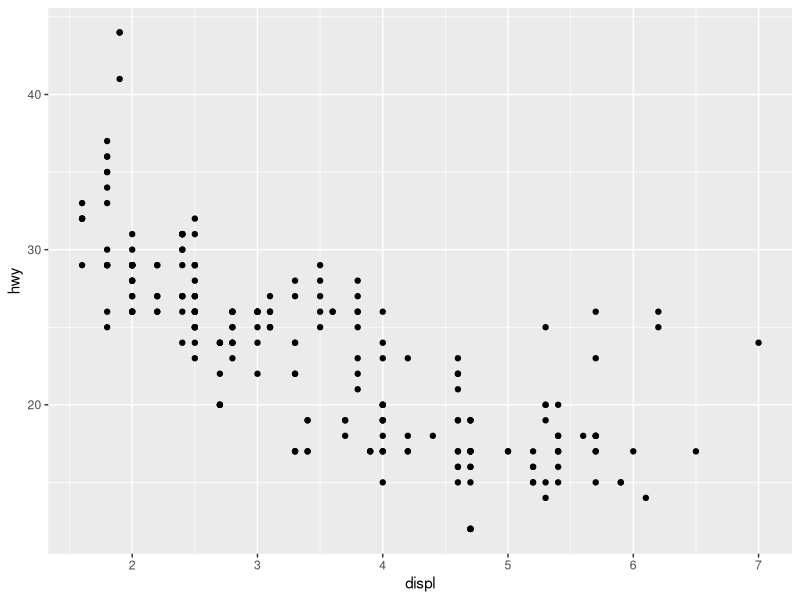
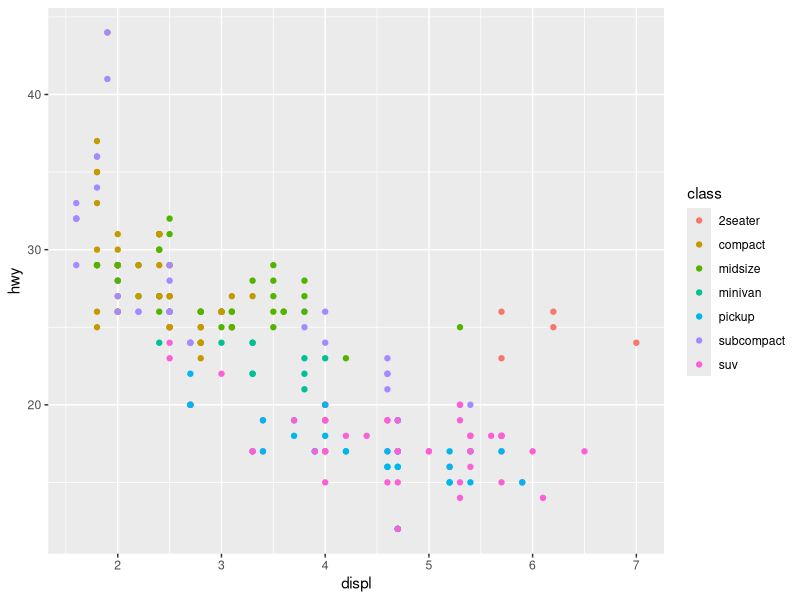
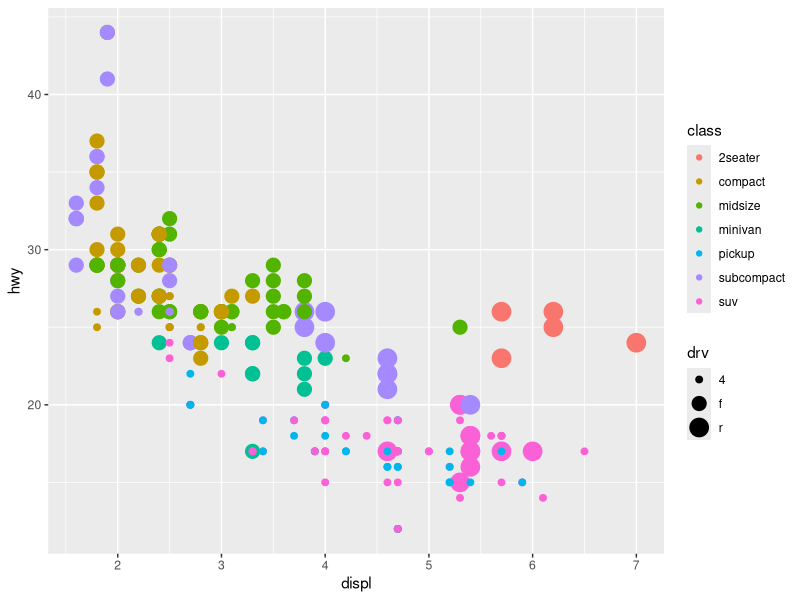
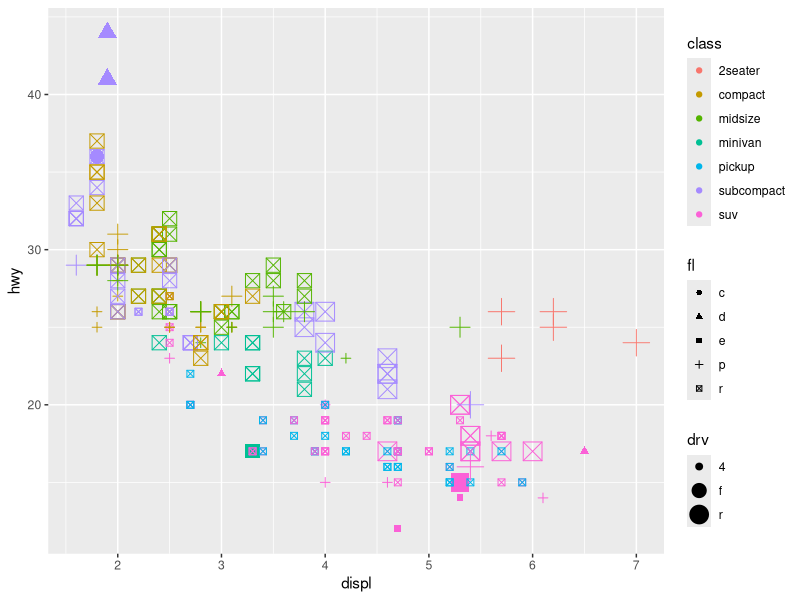
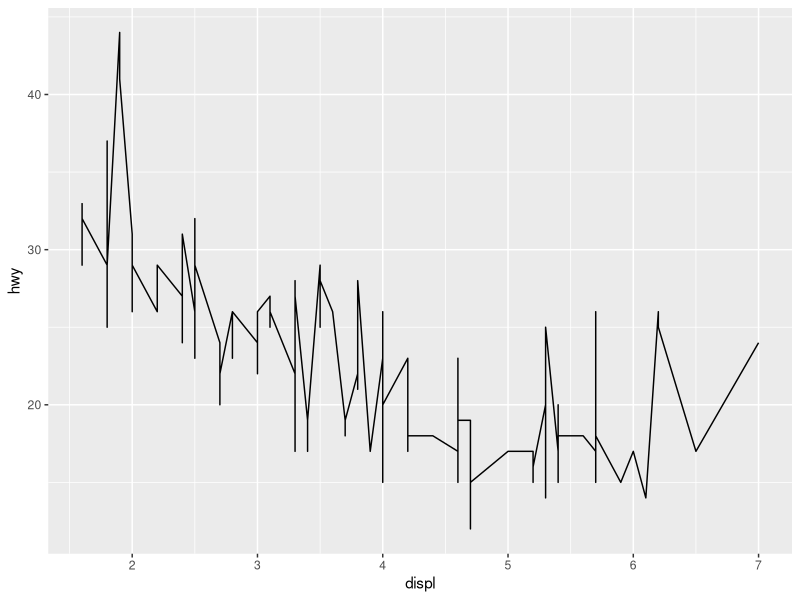
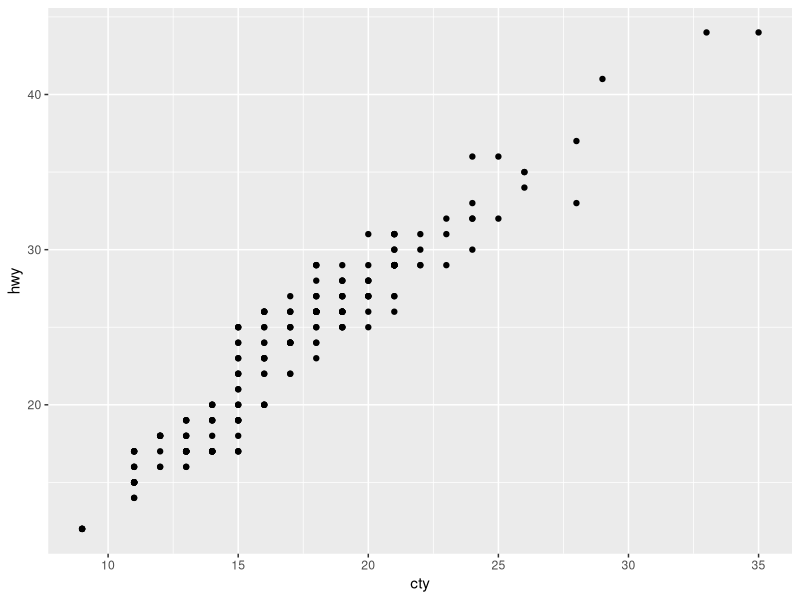
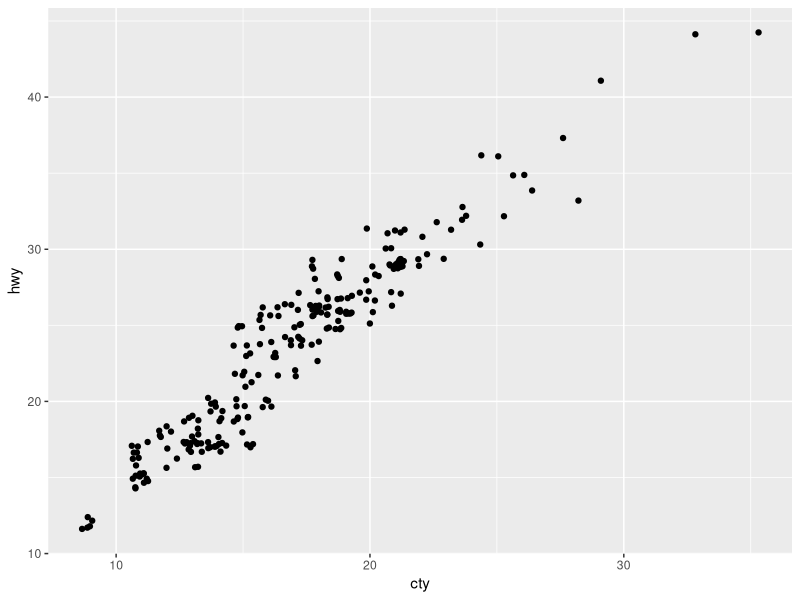

Reproduce these figures in R, in order.
## ---- chunk 1
library(ggplot2)
## ---- chunk 2
#Base de datos que vamos a usar
head(mpg) 
str(mpg)
## ---- chunk 3
ggplot(mpg, aes(x = displ, y = hwy)) + 
  geom_point()
## ---- chunk 4
ggplot(mpg, aes(x = displ, y = hwy, color = class)) + 
  geom_point()
## ---- chunk 5
ggplot(mpg, aes(x = displ, y = hwy, size = drv,color=class)) + 
  geom_point()
## ---- chunk 6
ggplot(mpg, aes(x = displ, y = hwy, color = class, shape=fl,size=drv)) + 
  geom_point()
## ---- chunk 7
p <- ggplot(mpg, aes(x = displ, y = hwy))
p + geom_line()
## ---- chunk 8
p <- ggplot(mpg, aes(x = cty, y = hwy))
p + geom_point()
## ---- chunk 9
p + geom_jitter() 
